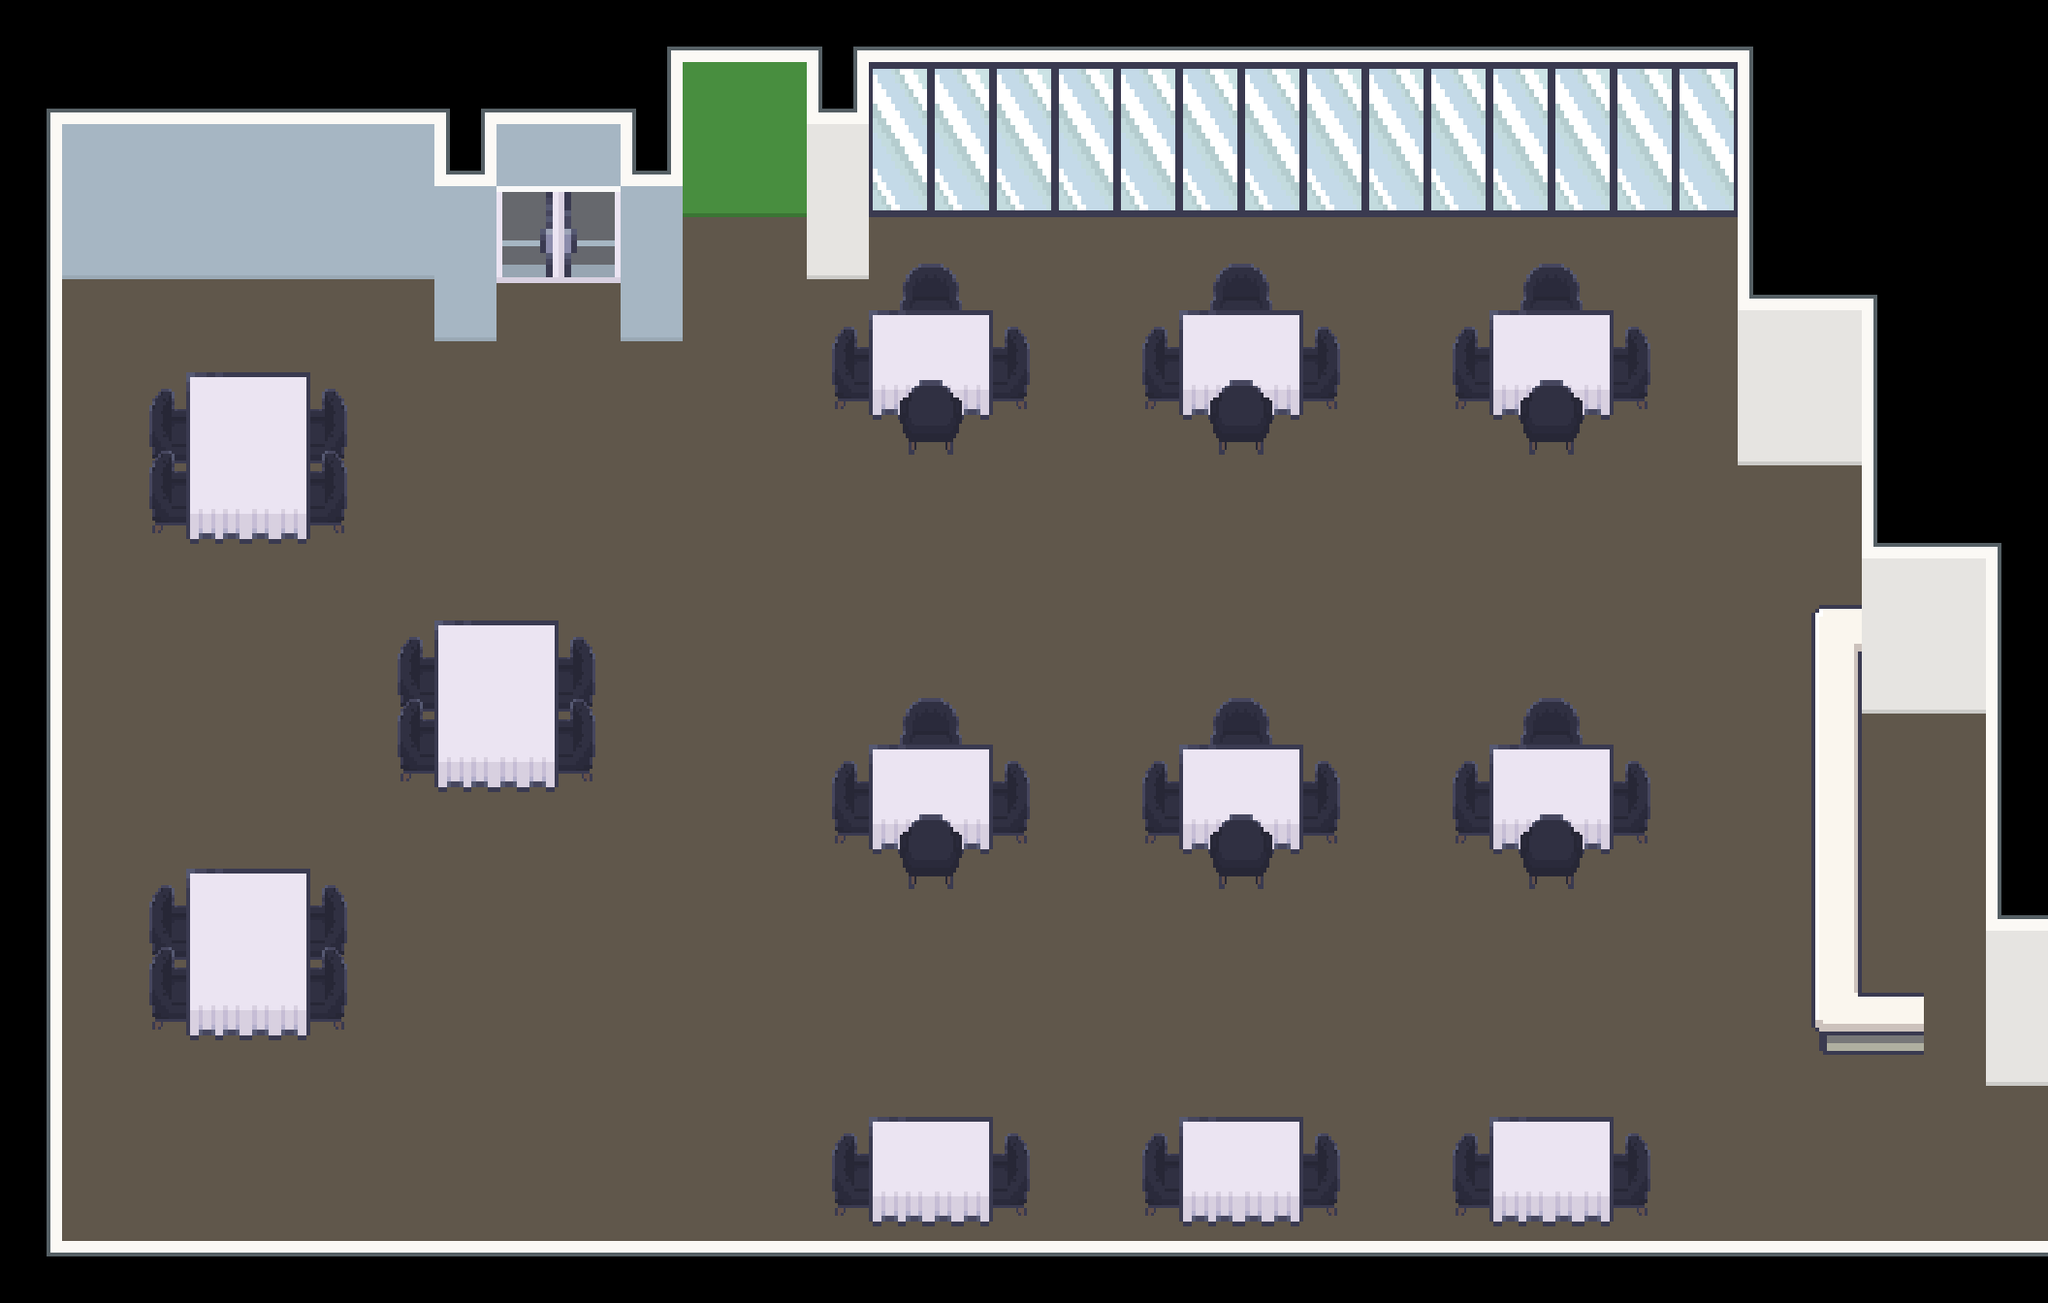

This is a level from a 2D game, rendered from its Tiled map with the project's own tilesets. A one-line summary and the map file follow, with tile-layer data summarised:
An orthogonal 33x21 tile map with 64x64 px tiles, 2 tile layers (Floor, Furnishing), 5 tilesets and 35 objects (Player, Character).

<map version="1.10" tiledversion="1.11.2" orientation="orthogonal" renderorder="right-down" width="33" height="21" tilewidth="64" tileheight="64" infinite="0" nextlayerid="6" nextobjectid="41">
 <properties>
  <property name="display_name" value="The Chef Restaurant" />
  <property name="display_title" value="Annexe Building (L1)" />
 </properties>
 <tileset firstgid="1" name="LCB_indoor" tilewidth="64" tileheight="64" tilecount="1550" columns="25">
  <image source="../../graphics/tilesets/indoor.png" width="1600" height="3968" />
 </tileset>
 <tileset firstgid="1551" name="LCB_furnishing" tilewidth="64" tileheight="64" tilecount="1007" columns="19">
  <image source="../../graphics/tilesets/furnishing.png" width="1216" height="3392" />
 </tileset>
 <tileset firstgid="2558" name="LCB_indoor" tilewidth="64" tileheight="64" tilecount="1550" columns="25">
  <image source="../../graphics/tilesets/indoor.png" width="1600" height="3968" />
 </tileset>
 <tileset firstgid="4108" name="LCB_furnishing" tilewidth="64" tileheight="64" tilecount="1007" columns="19">
  <image source="../../graphics/tilesets/furnishing.png" width="1216" height="3392" />
 </tileset>
 <tileset firstgid="5115" name="LCB_indoor" tilewidth="64" tileheight="64" tilecount="1550" columns="25">
  <image source="../../graphics/tilesets/indoor.png" width="1600" height="3968" />
 </tileset>
 <layer id="1" name="Floor" width="33" height="21">
  <data>[693 cells, 659 non-empty, 28 distinct tile ids]</data>
 </layer>
 <layer id="2" name="Furnishing" width="33" height="21">
  <data>[693 cells, 175 non-empty, 48 distinct tile ids]</data>
 </layer>
 <objectgroup id="3" name="Entities">
  <object id="1" name="Player" x="576" y="384">
   <properties>
    <property name="direction" value="down" />
    <property name="pos" value="annexe_1" />
   </properties>
   <point />
  </object>
  <object id="40" name="Character" x="768" y="320">
   <properties>
    <property name="character_id" value="Amjad" />
    <property name="direction" value="down" />
    <property name="graphic" value="amjad" />
    <property name="radius" value="0" />
   </properties>
   <point />
  </object>
 </objectgroup>
 <objectgroup id="4" name="Collisions">
  <object id="4" x="-71" y="-76" width="776" height="300" />
  <object id="5" x="448" y="4" width="64" height="287" />
  <object id="6" x="640" y="0.5" width="64" height="290.5" />
  <object id="7" x="579" y="-140" width="1343" height="300" />
  <object id="8" x="831" y="-63.5" width="64" height="287" />
  <object id="9" x="1789" y="-58.5" width="259" height="474" />
  <object id="10" x="1918" y="194.5" width="257" height="476" />
  <object id="11" x="2045" y="449.5" width="196" height="604" />
  <object id="12" x="-64" y="1244.5" width="2304" height="287" />
  <object id="13" x="-64" y="-75.5" width="130.667" height="1607" />
  <object id="14" x="155" y="347.5" width="205" height="181" />
  <object id="15" x="409" y="605" width="205" height="181" />
  <object id="16" x="154" y="862" width="205" height="181" />
  <object id="17" x="856.5" y="1115.5" width="205" height="163.5" />
  <object id="18" x="1177" y="1114.5" width="205" height="163.667" />
  <object id="19" x="1497" y="1114.5" width="205" height="164.333" />
  <object id="20" x="857" y="758" width="205" height="127" />
  <object id="21" x="1177" y="758" width="205" height="127" />
  <object id="22" x="1497.5" y="757.25" width="205" height="127.75" />
  <object id="23" x="1497" y="310.045" width="205" height="126.455" />
  <object id="24" x="1178" y="309.727" width="205" height="128.273" />
  <object id="25" x="857.5" y="310" width="205" height="127" />
  <object id="26" x="927.5" y="247.167" width="65.6667" height="136.75" />
  <object id="28" x="1247.17" y="246.875" width="65.6667" height="136.75" />
  <object id="29" x="1567.17" y="246.625" width="65.6667" height="136.75" />
  <object id="30" x="927.167" y="695.375" width="65.6667" height="136.75" />
  <object id="31" x="1247.17" y="695.375" width="65.6667" height="136.75" />
  <object id="32" x="1567.17" y="695.125" width="65.6667" height="136.75" />
  <object id="34" x="1867.88" y="577.5" width="53.125" height="462.75" />
  <object id="35" x="1867.89" y="1024.73" width="116.114" height="35.0909" />
  <object id="37" x="2074.25" y="1109.83" width="11.5" height="174.667">
   <properties>
    <property name="collision_type" value="blocked" />
    <property name="kitchen" value="This way leads to the cuilnary kitchens." />
   </properties>
  </object>
  <object id="38" x="2079.75" y="1010" width="130" height="316" />
 </objectgroup>
 <objectgroup id="5" name="Transition">
  <object id="36" x="498.205" y="283.864" width="153.091" height="13.2727">
   <properties>
    <property name="pos" value="annexe_1_thechef" />
    <property name="target" value="annexe_1" />
   </properties>
  </object>
 </objectgroup>
</map>
